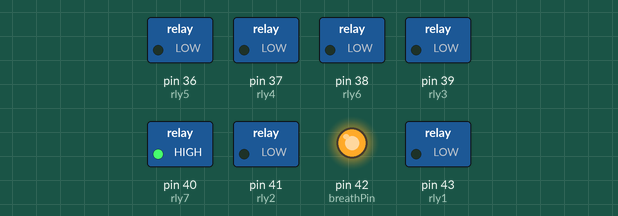
A sketch run on a simulated Arduino Mega 2560, built with avr-gcc and run on an emulated ATmega2560. Shown: switched loads named in the sketch (green lamp = pin HIGH), output pins drawn as LEDs (lit = HIGH).

Above: at 0.2 s.
At 6.3 s:
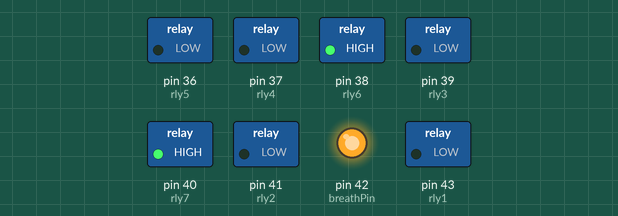
At 11.52 s:
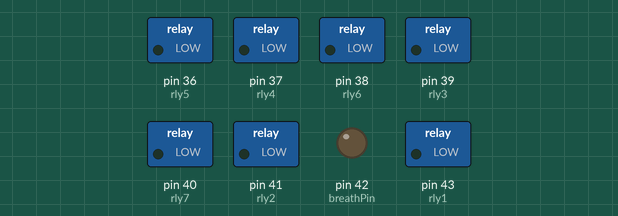
At 17.3 s:
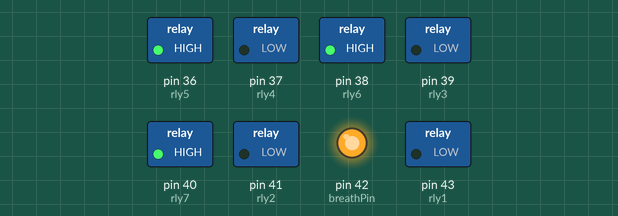
Timing chart, 0 to 23.9 s (numbered marks = the images above):
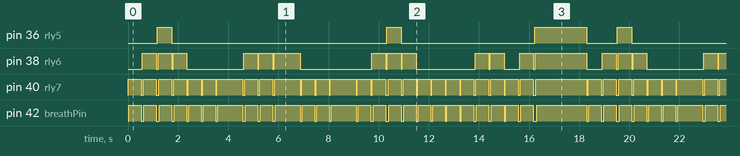

The sketch:

Mary_Had_a_Little_Lamb.ino
```cpp
/*
Sam Kingston, 2022-04-27

This code does not have comprehensive comments. I've simply taken the information within
the wile statements of the main code for each note and copy and pasted them, with delays,
in the correct order and timing in order to play Mary Had a little Lamb. Absolutely the incorrect way
to do this, but working for the time being until I clean things up.
*/


int rly1 = 43;
int rly2 = 41;
int rly3 = 39;
int rly4 = 37;
int rly5 = 36;
int rly6 = 38;
int rly7 = 40;
int breathPin = 42;

int key1 = 51;
int key2 = 53;
int key3 = 52;
int key4 = 50;
int key5 = 48;
int key6 = 47;
int key7 = 46;
int key8 = 44;

void setup() {


  pinMode(rly1, OUTPUT); //RELAY 1
  pinMode(rly2, OUTPUT); //RELAY 2
  pinMode(rly3, OUTPUT); //RELAY 3
  pinMode(rly4, OUTPUT); //RELAY 4
  pinMode(rly5, OUTPUT); //RELAY 5
  pinMode(rly6, OUTPUT); //RELAY 6
  pinMode(rly7, OUTPUT); //RELAY 7
  pinMode(breathPin, OUTPUT); //Used for Breath-sends 12V to Vaccuum Pump.

  pinMode(key1, INPUT); //KEY 1
  pinMode(key2, INPUT); //KEY 2
  pinMode(key3, INPUT); //KEY 3
  pinMode(key4, INPUT); //KEY 4
  pinMode(key5, INPUT); //KEY 5
  pinMode(key6, INPUT); //KEY 6
  pinMode(key7, INPUT); //KEY 7
  pinMode(key8, INPUT); //KEY 8

  digitalWrite(rly1, LOW);
  digitalWrite(rly2, LOW);
  digitalWrite(rly3, LOW);
  digitalWrite(rly4, LOW);
  digitalWrite(rly5, LOW);
  digitalWrite(rly6, LOW);
  digitalWrite(rly7, LOW);
  digitalWrite(breathPin, LOW);
}


void loop() {

 digitalWrite(rly7, HIGH);
  delay(25);
  digitalWrite(breathPin, HIGH);
delay(500);

digitalWrite(rly7, LOW);
  digitalWrite(breathPin, LOW);
delay(50);

//------------------------------------------------------------


digitalWrite(rly6, HIGH);
  delay(25);
  digitalWrite(rly7, HIGH);
  delay(25);
  digitalWrite(breathPin, HIGH);
delay(500);

  digitalWrite(rly6, LOW);
  digitalWrite(rly7, LOW);
  digitalWrite(breathPin, LOW);
  delay(50);
//------------------------------------------------------------

  digitalWrite(rly5, HIGH);
  delay(25);
  digitalWrite(rly6, HIGH);
  delay(25);
  digitalWrite(rly7, HIGH);
  delay(25);
  digitalWrite(breathPin, HIGH);
delay(500);

  digitalWrite(rly5, LOW);
  digitalWrite(rly6, LOW);
  digitalWrite(rly7, LOW);
  digitalWrite(breathPin, LOW);
 delay(50);

//------------------------------------------------------------

digitalWrite(rly6, HIGH);
  delay(25);
  digitalWrite(rly7, HIGH);
  delay(25);
  digitalWrite(breathPin, HIGH);
delay(500);

  digitalWrite(rly6, LOW);
  digitalWrite(rly7, LOW);
  digitalWrite(breathPin, LOW);
  delay(50);
//------------------------------------------------------------
digitalWrite(rly7, HIGH);
  delay(25);
  digitalWrite(breathPin, HIGH);
delay(500);

digitalWrite(rly7, LOW);
  digitalWrite(breathPin, LOW);
delay(50);

digitalWrite(rly7, HIGH);
  delay(25);
  digitalWrite(breathPin, HIGH);
delay(500);

digitalWrite(rly7, LOW);
  digitalWrite(breathPin, LOW);
delay(50);

digitalWrite(rly7, HIGH);
  delay(25);
  digitalWrite(breathPin, HIGH);
delay(1000);

digitalWrite(rly7, LOW);
  digitalWrite(breathPin, LOW);
delay(50);
//------------------------------------------------------------
digitalWrite(rly6, HIGH);
  delay(25);
  digitalWrite(rly7, HIGH);
  delay(25);
  digitalWrite(breathPin, HIGH);
delay(500);

  digitalWrite(rly6, LOW);
  digitalWrite(rly7, LOW);
  digitalWrite(breathPin, LOW);
  delay(50);


digitalWrite(rly6, HIGH);
  delay(25);
  digitalWrite(rly7, HIGH);
  delay(25);
  digitalWrite(breathPin, HIGH);
delay(500);

  digitalWrite(rly6, LOW);
  digitalWrite(rly7, LOW);
  digitalWrite(breathPin, LOW);
  delay(50);

digitalWrite(rly6, HIGH);
  delay(25);
  digitalWrite(rly7, HIGH);
  delay(25);
  digitalWrite(breathPin, HIGH);
delay(1000);

  digitalWrite(rly6, LOW);
  digitalWrite(rly7, LOW);
  digitalWrite(breathPin, LOW);
  delay(50);
//------------------------------------------------------------
digitalWrite(rly7, HIGH);
  delay(25);
  digitalWrite(breathPin, HIGH);
delay(500);

digitalWrite(rly7, LOW);
  digitalWrite(breathPin, LOW);
delay(50);

digitalWrite(rly7, HIGH);
  delay(25);
  digitalWrite(breathPin, HIGH);
delay(500);

digitalWrite(rly7, LOW);
  digitalWrite(breathPin, LOW);
delay(50);

digitalWrite(rly7, HIGH);
  delay(25);
  digitalWrite(breathPin, HIGH);
delay(1000);

digitalWrite(rly7, LOW);
  digitalWrite(breathPin, LOW);
delay(50);
//------------------------------------------------------------

digitalWrite(rly7, HIGH);
  delay(25);
  digitalWrite(breathPin, HIGH);
delay(500);

digitalWrite(rly7, LOW);
  digitalWrite(breathPin, LOW);
delay(50);

//------------------------------------------------------------


digitalWrite(rly6, HIGH);
  delay(25);
  digitalWrite(rly7, HIGH);
  delay(25);
  digitalWrite(breathPin, HIGH);
delay(500);

  digitalWrite(rly6, LOW);
  digitalWrite(rly7, LOW);
  digitalWrite(breathPin, LOW);
  delay(50);
//------------------------------------------------------------

  digitalWrite(rly5, HIGH);
  delay(25);
  digitalWrite(rly6, HIGH);
  delay(25);
  digitalWrite(rly7, HIGH);
  delay(25);
  digitalWrite(breathPin, HIGH);
delay(500);

  digitalWrite(rly5, LOW);
  digitalWrite(rly6, LOW);
  digitalWrite(rly7, LOW);
  digitalWrite(breathPin, LOW);
 delay(50);

//------------------------------------------------------------
digitalWrite(rly6, HIGH);
  delay(25);
  digitalWrite(rly7, HIGH);
  delay(25);
  digitalWrite(breathPin, HIGH);
delay(500);

  digitalWrite(rly6, LOW);
  digitalWrite(rly7, LOW);
  digitalWrite(breathPin, LOW);
  delay(50);
//------------------------------------------------------------
digitalWrite(rly7, HIGH);
  delay(25);
  digitalWrite(breathPin, HIGH);
delay(500);

digitalWrite(rly7, LOW);
  digitalWrite(breathPin, LOW);
delay(50);

//------------------------------------------------------------
digitalWrite(rly7, HIGH);
  delay(25);
  digitalWrite(breathPin, HIGH);
delay(500);

digitalWrite(rly7, LOW);
  digitalWrite(breathPin, LOW);
delay(50);

//------------------------------------------------------------
digitalWrite(rly7, HIGH);
  delay(25);
  digitalWrite(breathPin, HIGH);
delay(500);

digitalWrite(rly7, LOW);
  digitalWrite(breathPin, LOW);
delay(50);

//------------------------------------------------------------
digitalWrite(rly7, HIGH);
  delay(25);
  digitalWrite(breathPin, HIGH);
delay(500);

digitalWrite(rly7, LOW);
  digitalWrite(breathPin, LOW);
delay(50);

//------------------------------------------------------------
digitalWrite(rly6, HIGH);
  delay(25);
  digitalWrite(rly7, HIGH);
  delay(25);
  digitalWrite(breathPin, HIGH);
delay(500);

  digitalWrite(rly6, LOW);
  digitalWrite(rly7, LOW);
  digitalWrite(breathPin, LOW);
  delay(50);
//------------------------------------------------------------
digitalWrite(rly6, HIGH);
  delay(25);
  digitalWrite(rly7, HIGH);
  delay(25);
  digitalWrite(breathPin, HIGH);
delay(500);

  digitalWrite(rly6, LOW);
  digitalWrite(rly7, LOW);
  digitalWrite(breathPin, LOW);
  delay(50);
//------------------------------------------------------------
digitalWrite(rly7, HIGH);
  delay(25);
  digitalWrite(breathPin, HIGH);
delay(500);

digitalWrite(rly7, LOW);
  digitalWrite(breathPin, LOW);
delay(50);

//------------------------------------------------------------
digitalWrite(rly6, HIGH);
  delay(25);
  digitalWrite(rly7, HIGH);
  delay(25);
  digitalWrite(breathPin, HIGH);
delay(500);

  digitalWrite(rly6, LOW);
  digitalWrite(rly7, LOW);
  digitalWrite(breathPin, LOW);
  delay(50);
//------------------------------------------------------------

digitalWrite(rly5, HIGH);
  delay(25);
  digitalWrite(rly6, HIGH);
  delay(25);
  digitalWrite(rly7, HIGH);
  delay(25);
  digitalWrite(breathPin, HIGH);
delay(2000);

  digitalWrite(rly5, LOW);
  digitalWrite(rly6, LOW);
  digitalWrite(rly7, LOW);
  digitalWrite(breathPin, LOW);
 delay(50);

//------------------------------------------------------------
}
```

Measured:
- by itself, pin 36 (rly5): repeats every 18.4 s: LOW 8.6 s, HIGH 0.58 s, LOW 5.3 s, HIGH 2.1 s, LOW 1.2 s, HIGH 0.58 s
- by itself, pin 38 (rly6), pin 40 (rly7), pin 42 (breathPin): moves between LOW and HIGH, repeating every 18.4 s
- by itself, everything shown: repeats every 18.4 s, in 52 steps
